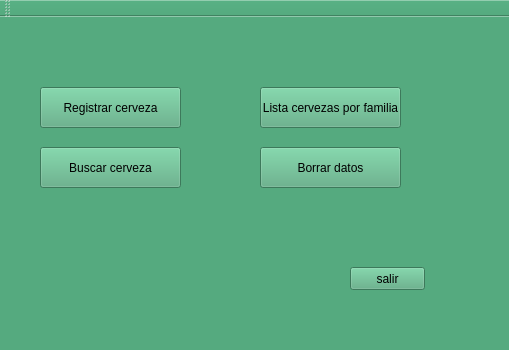
<?xml version="1.0" encoding="UTF-8"?>
<ui version="4.0">
 <class>VentanaPrincipal</class>
 <widget class="QMainWindow" name="VentanaPrincipal">
  <property name="geometry">
   <rect>
    <x>0</x>
    <y>0</y>
    <width>509</width>
    <height>350</height>
   </rect>
  </property>
  <property name="windowTitle">
   <string>VentanaPrincipal</string>
  </property>
  <property name="styleSheet">
   <string notr="true">background-color: rgb(85, 170, 127);</string>
  </property>
  <widget class="QWidget" name="centralWidget">
   <widget class="QPushButton" name="btnRegCerveza">
    <property name="geometry">
     <rect>
      <x>40</x>
      <y>70</y>
      <width>141</width>
      <height>41</height>
     </rect>
    </property>
    <property name="styleSheet">
     <string notr="true"/>
    </property>
    <property name="text">
     <string>Registrar cerveza</string>
    </property>
   </widget>
   <widget class="QPushButton" name="btnsalir">
    <property name="geometry">
     <rect>
      <x>350</x>
      <y>250</y>
      <width>75</width>
      <height>23</height>
     </rect>
    </property>
    <property name="text">
     <string>salir</string>
    </property>
   </widget>
   <widget class="QPushButton" name="btnBuscarCerveza">
    <property name="geometry">
     <rect>
      <x>40</x>
      <y>130</y>
      <width>141</width>
      <height>41</height>
     </rect>
    </property>
    <property name="styleSheet">
     <string notr="true"/>
    </property>
    <property name="text">
     <string>Buscar cerveza</string>
    </property>
   </widget>
   <widget class="QPushButton" name="btnListaCervezas">
    <property name="geometry">
     <rect>
      <x>260</x>
      <y>70</y>
      <width>141</width>
      <height>41</height>
     </rect>
    </property>
    <property name="styleSheet">
     <string notr="true"/>
    </property>
    <property name="text">
     <string>Lista cervezas por familia</string>
    </property>
   </widget>
   <widget class="QPushButton" name="btnBorrarDatos">
    <property name="geometry">
     <rect>
      <x>260</x>
      <y>130</y>
      <width>141</width>
      <height>41</height>
     </rect>
    </property>
    <property name="text">
     <string>Borrar datos</string>
    </property>
   </widget>
  </widget>
  <widget class="QMenuBar" name="menuBar">
   <property name="geometry">
    <rect>
     <x>0</x>
     <y>0</y>
     <width>509</width>
     <height>21</height>
    </rect>
   </property>
  </widget>
  <widget class="QToolBar" name="mainToolBar">
   <attribute name="toolBarArea">
    <enum>TopToolBarArea</enum>
   </attribute>
   <attribute name="toolBarBreak">
    <bool>false</bool>
   </attribute>
  </widget>
  <widget class="QStatusBar" name="statusBar"/>
 </widget>
 <layoutdefault spacing="6" margin="11"/>
 <resources/>
 <connections/>
</ui>
